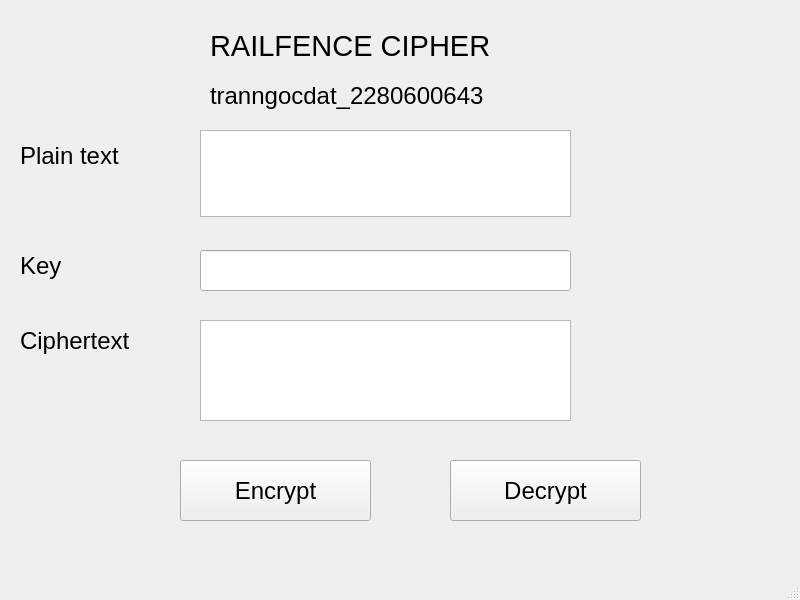
<?xml version="1.0" encoding="UTF-8"?>
<ui version="4.0">
 <class>MainWindow</class>
 <widget class="QMainWindow" name="MainWindow">
  <property name="geometry">
   <rect>
    <x>0</x>
    <y>0</y>
    <width>800</width>
    <height>600</height>
   </rect>
  </property>
  <property name="windowTitle">
   <string>MainWindow</string>
  </property>
  <widget class="QWidget" name="centralwidget">
   <widget class="QLabel" name="label">
    <property name="geometry">
     <rect>
      <x>210</x>
      <y>30</y>
      <width>401</width>
      <height>31</height>
     </rect>
    </property>
    <property name="font">
     <font>
      <family>Microsoft Sans Serif</family>
      <pointsize>22</pointsize>
     </font>
    </property>
    <property name="text">
     <string>RAILFENCE CIPHER</string>
    </property>
   </widget>
   <widget class="QLabel" name="label_2">
    <property name="geometry">
     <rect>
      <x>210</x>
      <y>70</y>
      <width>361</width>
      <height>51</height>
     </rect>
    </property>
    <property name="font">
     <font>
      <family>Microsoft Sans Serif</family>
      <pointsize>18</pointsize>
     </font>
    </property>
    <property name="text">
     <string>tranngocdat_2280600643</string>
    </property>
   </widget>
   <widget class="QLabel" name="label_3">
    <property name="geometry">
     <rect>
      <x>20</x>
      <y>130</y>
      <width>141</width>
      <height>51</height>
     </rect>
    </property>
    <property name="font">
     <font>
      <family>Microsoft Sans Serif</family>
      <pointsize>18</pointsize>
     </font>
    </property>
    <property name="text">
     <string>Plain text</string>
    </property>
   </widget>
   <widget class="QLabel" name="label_4">
    <property name="geometry">
     <rect>
      <x>20</x>
      <y>230</y>
      <width>131</width>
      <height>71</height>
     </rect>
    </property>
    <property name="font">
     <font>
      <family>Microsoft Sans Serif</family>
      <pointsize>18</pointsize>
     </font>
    </property>
    <property name="text">
     <string>Key</string>
    </property>
   </widget>
   <widget class="QLabel" name="label_5">
    <property name="geometry">
     <rect>
      <x>20</x>
      <y>320</y>
      <width>161</width>
      <height>41</height>
     </rect>
    </property>
    <property name="font">
     <font>
      <family>Microsoft Sans Serif</family>
      <pointsize>18</pointsize>
     </font>
    </property>
    <property name="text">
     <string>Ciphertext</string>
    </property>
   </widget>
   <widget class="QPushButton" name="btn_encrypt">
    <property name="geometry">
     <rect>
      <x>180</x>
      <y>460</y>
      <width>191</width>
      <height>61</height>
     </rect>
    </property>
    <property name="font">
     <font>
      <family>Microsoft Sans Serif</family>
      <pointsize>18</pointsize>
     </font>
    </property>
    <property name="text">
     <string>Encrypt</string>
    </property>
   </widget>
   <widget class="QPushButton" name="btn_decrypt">
    <property name="geometry">
     <rect>
      <x>450</x>
      <y>460</y>
      <width>191</width>
      <height>61</height>
     </rect>
    </property>
    <property name="font">
     <font>
      <family>Microsoft Sans Serif</family>
      <pointsize>18</pointsize>
     </font>
    </property>
    <property name="text">
     <string>Decrypt</string>
    </property>
   </widget>
   <widget class="QTextEdit" name="txt_plain_text">
    <property name="geometry">
     <rect>
      <x>200</x>
      <y>130</y>
      <width>371</width>
      <height>87</height>
     </rect>
    </property>
    <property name="font">
     <font>
      <family>Microsoft Sans Serif</family>
      <pointsize>18</pointsize>
     </font>
    </property>
   </widget>
   <widget class="QLineEdit" name="txt_key">
    <property name="geometry">
     <rect>
      <x>200</x>
      <y>250</y>
      <width>371</width>
      <height>41</height>
     </rect>
    </property>
    <property name="font">
     <font>
      <family>Microsoft Sans Serif</family>
      <pointsize>18</pointsize>
     </font>
    </property>
   </widget>
   <widget class="QTextEdit" name="txt_cipher_text">
    <property name="geometry">
     <rect>
      <x>200</x>
      <y>320</y>
      <width>371</width>
      <height>101</height>
     </rect>
    </property>
    <property name="font">
     <font>
      <family>Microsoft Sans Serif</family>
      <pointsize>18</pointsize>
     </font>
    </property>
   </widget>
  </widget>
  <widget class="QMenuBar" name="menubar">
   <property name="geometry">
    <rect>
     <x>0</x>
     <y>0</y>
     <width>800</width>
     <height>26</height>
    </rect>
   </property>
  </widget>
  <widget class="QStatusBar" name="statusbar"/>
 </widget>
 <resources/>
 <connections/>
</ui>
